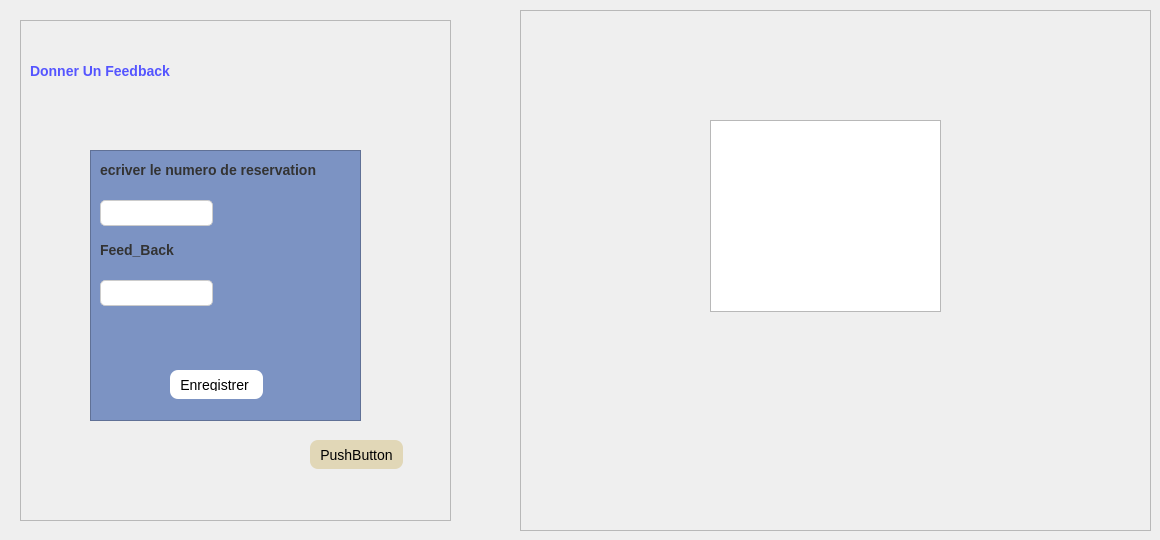
     <widget class="QWidget" name="tab_7">
      <attribute name="title">
       <string>feed back</string>
      </attribute>
      <widget class="QFrame" name="frame_28">
       <property name="geometry">
        <rect>
         <x>520</x>
         <y>10</y>
         <width>631</width>
         <height>521</height>
        </rect>
       </property>
       <property name="frameShape">
        <enum>QFrame::Shape::StyledPanel</enum>
       </property>
       <property name="frameShadow">
        <enum>QFrame::Shadow::Raised</enum>
       </property>
       <widget class="QTableView" name="FEEDTableView">
        <property name="geometry">
         <rect>
          <x>190</x>
          <y>110</y>
          <width>231</width>
          <height>192</height>
         </rect>
        </property>
       </widget>
      </widget>
      <widget class="QFrame" name="frame_29">
       <property name="geometry">
        <rect>
         <x>20</x>
         <y>20</y>
         <width>431</width>
         <height>501</height>
        </rect>
       </property>
       <property name="styleSheet">
        <string notr="true">/* Main Window background */
QMainWindow {
    background-color: #f8f8f8;
}

/* Group Box styling for &quot;Information Client&quot; */
QGroupBox {
    background-color: #ffffff;
    border: 2px solid #00c4cc;
    border-radius: 10px;
    font-size: 16px;
    font-weight: bold;
    color: #333333;
    padding: 10px;
}

QGroupBox::title {
    subcontrol-origin: margin;
    subcontrol-position: top center;
    background-color: #00e1e8;
    padding: 5px;
    border-radius: 5px;
    color: #ffffff;
    font-weight: bold;
}

/* Input fields (QLineEdit) */
QLineEdit {
    background-color: #ffffff;
    border: 1px solid #cccccc;
    padding: 5px;
    font-size: 14px;
    color: #333333;
    border-radius: 5px;
}

QLineEdit:focus {
    border-color: #00c4cc;
}

/* Dropdowns (QComboBox) */
QComboBox {
    background-color: #ffffff;
    border: 1px solid #cccccc;
    padding: 5px;
    font-size: 14px;
    color: #333333;
    border-radius: 5px;
}

QComboBox::drop-down {
    border: none;
}

/* Buttons */
QPushButton {
    background-color: #3498db;
    color: #ffffff;
    font-size: 14px;
    padding: 8px;
    border-radius: 8px;
    border: none;
}

QPushButton:hover {
    background-color: #2980b9;
}

QPushButton:pressed {
    background-color: #1f6391;
}

QPushButton#addClientButton {
    background-color: #28a745; /* Specific green color for 'add' button */
}

QPushButton#deleteClientButton {
    background-color: #e74c3c; /* Specific red color for 'delete' button */
}

/* Labels */
QLabel {
    font-size: 14px;
    font-weight: bold;
    color: #333333;
}

/* Table Widget */
QTableWidget {
    background-color: #ffffff;
    alternate-background-color: #f2f2f2;
    gridline-color: #dcdcdc;
    font-size: 14px;
}

QHeaderView::section {
    background-color: #3498db;
    color: #ffffff;
    font-weight: bold;
    font-size: 14px;
    padding: 5px;
    border: none;
}

QTableWidget QTableCornerButton::section {
    background-color: #3498db;
}

/* Scrollbars */
QScrollBar:vertical, QScrollBar:horizontal {
    background-color: #e0e0e0;
    width: 10px;
}

QScrollBar::handle:vertical, QScrollBar::handle:horizontal {
    background-color: #3498db;
    min-height: 20px;
    border-radius: 5px;
}

QScrollBar::handle:vertical:hover, QScrollBar::handle:horizontal:hover {
    background-color: #2980b9;
}
</string>
       </property>
       <property name="frameShape">
        <enum>QFrame::Shape::StyledPanel</enum>
       </property>
       <property name="frameShadow">
        <enum>QFrame::Shadow::Raised</enum>
       </property>
       <widget class="QLabel" name="label_176">
        <property name="geometry">
         <rect>
          <x>10</x>
          <y>20</y>
          <width>411</width>
          <height>61</height>
         </rect>
        </property>
        <property name="styleSheet">
         <string notr="true">font: 700 24pt &quot;Segoe UI&quot;;
color: rgb(85, 85, 255);</string>
        </property>
        <property name="text">
         <string>Donner Un Feedback</string>
        </property>
       </widget>
       <widget class="QFrame" name="frame_30">
        <property name="geometry">
         <rect>
          <x>70</x>
          <y>130</y>
          <width>271</width>
          <height>271</height>
         </rect>
        </property>
        <property name="styleSheet">
         <string notr="true">background-color:#7C93C3;
</string>
        </property>
        <property name="frameShape">
         <enum>QFrame::Shape::StyledPanel</enum>
        </property>
        <property name="frameShadow">
         <enum>QFrame::Shadow::Raised</enum>
        </property>
        <widget class="QLabel" name="label_175">
         <property name="geometry">
          <rect>
           <x>10</x>
           <y>10</y>
           <width>231</width>
           <height>20</height>
          </rect>
         </property>
         <property name="text">
          <string>ecriver le numero de reservation</string>
         </property>
        </widget>
        <widget class="QLineEdit" name="lineEdit_numRes">
         <property name="geometry">
          <rect>
           <x>10</x>
           <y>50</y>
           <width>113</width>
           <height>26</height>
          </rect>
         </property>
         <property name="styleSheet">
          <string notr="true">color: rgb(0, 0, 0);
background-color: rgb(255, 255, 255);</string>
         </property>
        </widget>
        <widget class="QLabel" name="label_41">
         <property name="geometry">
          <rect>
           <x>10</x>
           <y>90</y>
           <width>91</width>
           <height>20</height>
          </rect>
         </property>
         <property name="text">
          <string>Feed_Back</string>
         </property>
        </widget>
        <widget class="QLineEdit" name="lineEdit_feed">
         <property name="geometry">
          <rect>
           <x>10</x>
           <y>130</y>
           <width>113</width>
           <height>26</height>
          </rect>
         </property>
         <property name="styleSheet">
          <string notr="true">background-color: rgb(255, 255, 255);</string>
         </property>
        </widget>
        <widget class="QPushButton" name="modifierButtonfeedback">
         <property name="geometry">
          <rect>
           <x>80</x>
           <y>220</y>
           <width>93</width>
           <height>29</height>
          </rect>
         </property>
         <property name="styleSheet">
          <string notr="true">background-color: rgb(255, 255, 255);
color: rgb(0, 0, 0);</string>
         </property>
         <property name="text">
          <string>Enregistrer </string>
         </property>
        </widget>
       </widget>
       <widget class="QPushButton" name="sendFeedbackButton">
        <property name="geometry">
         <rect>
          <x>290</x>
          <y>420</y>
          <width>93</width>
          <height>29</height>
         </rect>
        </property>
        <property name="styleSheet">
         <string notr="true">background-color:#E1D7B7;
color: rgb(0, 0, 0);
</string>
        </property>
        <property name="text">
         <string>PushButton</string>
        </property>
       </widget>
      </widget>
     </widget>
